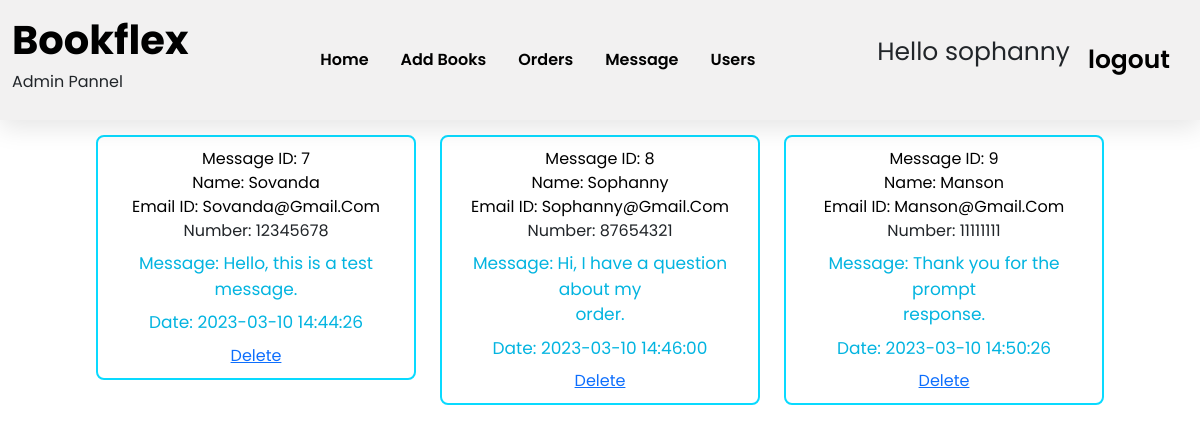
Screenshot of /message_admin.php (signed in) with the database file from the repository.
### tables this page shows
CREATE TABLE if not exists msg (
	 id INT(100) PRIMARY KEY not null, 
	 user_id INT(100) not null, 
	 name VARCHAR(20) not null, 
	 email VARCHAR(20) not null, 
	 number INT(20) not null, 
	 msg VARCHAR(50) not null, 
	 date datetime NOT NULL DEFAULT current_timestamp()

 );

### message_admin.php (the view, shortened to what this page needs)
<!DOCTYPE html>
<html lang="en">
<head>
    <link rel="stylesheet" href="./css/register.css">
    <link rel="stylesheet" href="./css/index_book.css">
</head>
<body>
    <?php
        include 'admin_header.php';
    ?>
    <section class="show-products">
        <div class="box-container">
            <?php
            $select_user = mysqli_query($conn, "SELECT id,name,email,number,msg,date FROM msg") or die('query failed');
            if (mysqli_num_rows($select_user) > 0) {
                while ($fetch_user = mysqli_fetch_assoc($select_user)) {
                    ?>
                    <div class="box">
                        <div class="name">Message ID:
                            <?php echo $fetch_user['id']; ?>
                        </div>
                        <div class="name">Name:
                            <?php echo $fetch_user['name']; ?>
                        </div>
                        <div class="name">Email ID:
                            <?php echo $fetch_user['email']; ?>
                        </div>
                        <div class="password">Number:
                            <?php echo $fetch_user['number']; ?>
                        </div>
                        <div class="price">Message:
                            <?php echo wordwrap($fetch_user['msg'], 30, "<br>\n", TRUE); ?>
                        </div>
                        <div class="price">Date:
                            <?php echo $fetch_user['date']; ?>
                        </div>
                        <a href="message_admin.php?delete_msg=<?php echo $fetch_user['id']; ?>"
                            onclick="return confirm('delete this message?');">Delete
                        </a>
                    </div>
                    <?php
                }
            } else {
                echo '<p class="empty">No any message recived yet!</p>';
            }
            ?>
        </div>
    </section>
</body>
</html>

### css/register.css (style rules this page uses)
* { text-decoration: none; }
body { background: #ffffff68; font-family: "Poppins", sans-serif; }
html { overflow-x: hidden; top: 0; bottom: 0; left: 0; right: 0; }
.show-products .box-container { display: grid; grid-template-columns: repeat(auto-fit, 27rem); justify-content: center; gap: 1.5rem; max-width: 1200px; margin: 0 auto; align-items: flex-start; }
.show-products { padding-top: 0; margin-top: 15px; }
.show-products .box-container .box { text-align: center; padding: 12px; border-radius: 0.5rem; border: 2px solid rgb(15, 156, 221); }
.show-products .box-container .box .name { font-size: 1rem; color: black; text-transform: capitalize; }
.show-products .box-container .box .price { margin: 15px; font-size: 20px; color: rgb(32, 31, 31); }

### css/index_book.css (style rules this page uses)
* { text-decoration: none; margin: 0; padding: 0; font-family: "Poppins", sans-serif; box-sizing: border-box; outline: none; border: none; }
.show-products .box-container { display: grid; grid-template-columns: repeat(auto-fit, 20rem); justify-content: center; gap: 1.5rem; max-width: 1200px; margin: 0 auto; align-items: flex-start; }
.show-products { padding-top: 0; margin-top: 15px; }
.show-products .box-container .box { text-align: center; padding: 10px; border-radius: .5rem; border: 2px solid rgb(9, 218, 255); }
.show-products .box-container .box .name { font-size: 1rem; color: black; text-transform: capitalize; }
.show-products .box-container .box .price { margin: 8px 0px; font-size: 17px; color: rgb(3, 180, 224); font-weight: 400; }

### css/admin.css (style rules this page uses)
* { text-decoration: none; margin: 0; padding: 0; font-family: "Poppins", sans-serif; box-sizing: border-box; outline: none; border: none; }
a { color: #ff0000; text-decoration: none; background-color: transparent; }

### rows the page displays
msg: id "7", name "Sovanda", email "Sovanda@gmail.com", number "12345678", msg "Hello, this is a test message.", date "2023-03-10 14:44:26"
msg: id "8", name "Sophanny", email "Sophanny@gmail.com", number "87654321", msg "Hi, I have a question about my order.", date "2023-03-10 14:46:00"
msg: id "9", name "Manson", email "Manson@gmail.com", number "11111111", msg "Thank you for the prompt response.", date "2023-03-10 14:50:26"

### other values shown
$_SESSION['admin_name'] "sophanny"
